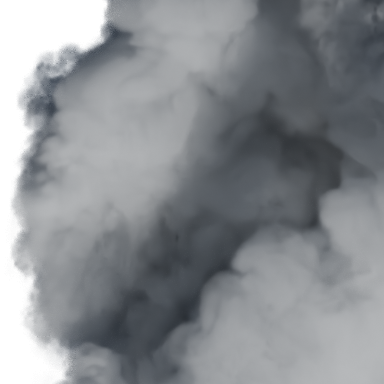
#> input picture verification/a-cloud-source-optics-20261012/cloud_08-d1-g0.35-crop.png, 384 x 384 px; its folder holds 2 pictures in this run
$ python light-diversity-metrics.py ../../verification/a-cloud-source-optics-20261012
#> lines starting #> are read from the running program, lines starting #| are printed output that depends on the picture; after the words box and inside, x2 and y2 are one past the last pixel; in counts of white or black regions, pixels touching at a corner belong together
"""Light diversity metrics per preview image (D-154): pool (>= +1.5 stops from the median), dark (<= -1 stop), lit blobs, sharp / soft edge share, 5-95 % stop range, median stops of the left / middle / right thirds and right − left (REF-002 zone B, D-155). Usage: python scripts/assets/light-diversity-metrics.py DIR [DIR…] → CSV."""
import sys, os, numpy as np
from PIL import Image
from scipy import ndimage as nd
def lum(p):
    a = np.asarray(Image.open(p).convert('RGB'), dtype=np.float64) / 255
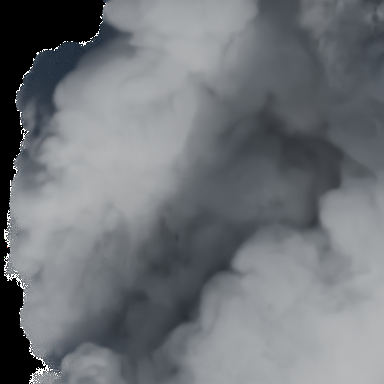
#> a: shape (384, 384, 3) float64; mean R, G, B 0.441, 0.456, 0.472
    a = np.where(a <= .04045, a / 12.92, ((a + .055) / 1.055) ** 2.4)
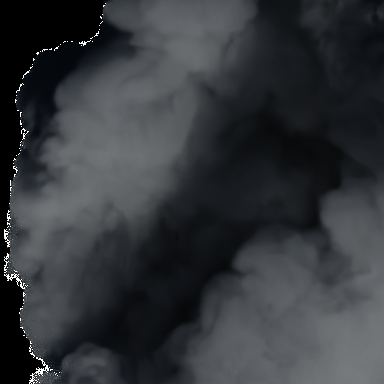
#> a: shape (384, 384, 3) float64; mean R, G, B 0.205, 0.216, 0.229
    return a @ [.2126, .7152, .0722]
print('dir,file,mean,pool%,dark%,blobs,sharp%,soft%,range95_5,left,mid,right,R-L')
for d in sys.argv[1:]:
    for f in sorted(os.listdir(d)):
        if not f.endswith('.png'): continue
        Y = lum(os.path.join(d, f)) + 1e-4; st = np.log2(Y / np.median(Y))
#> after `st = np.log2(Y / np.median(Y))`:
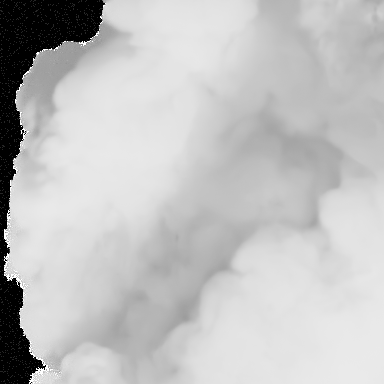
#> st: shape (384, 384) float64; min -10.89, max 2.4, mean -0.818; drawn with min black and max white
        pool = st >= 1.5; dark = st <= -1.0
#> after `pool = st >= 1.5`:
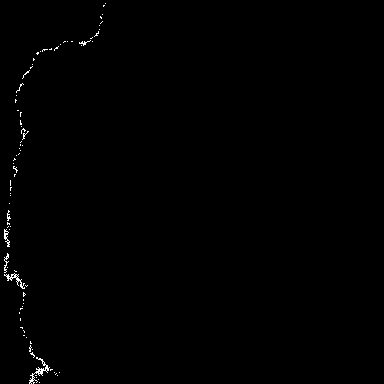
#> pool: shape (384, 384) bool; 0.42% white in thin lines or dots, all inside (x1, y1, x2, y2) = (4, 3, 106, 384)
#> after `dark = st <= -1.0`:
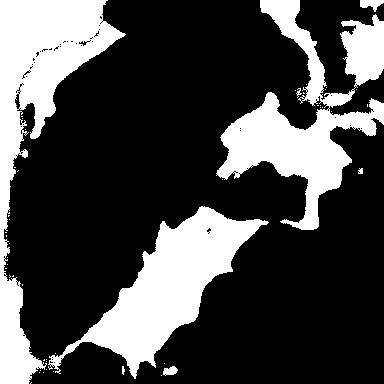
#> dark: shape (384, 384) bool; 27.7% white; 49 white regions (41 under 20 px), largest, box (x1, y1, x2, y2) and area: (0, 0, 126, 384) 14699, (216, 0, 384, 230) 13430, (48, 206, 269, 379) 12250
        lab, n = nd.label(nd.binary_opening(st >= 1.0, iterations=1)); sizes = nd.sum(np.ones_like(st), lab, range(1, n + 1)) if n else []
#> after `lab, n = nd.label(nd.binary_opening(st >= 1.0, iterations=1))`:
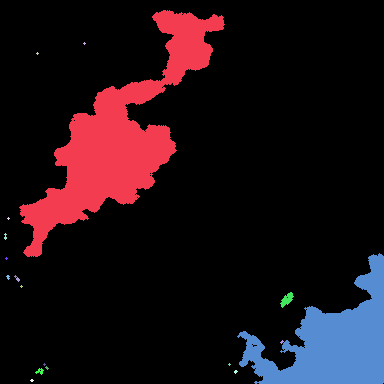
#> lab: shape (384, 384) int32; 20 distinct labels, from 0 to 19; one colour per label, 0 black
#> after `lab, n = nd.label(nd.binary_opening(st >= 1.0, iterations=1))`: n = 19
#> after `sizes = nd.sum(np.ones_like(st), lab, range(1, n + 1)) if n else []`: sizes = 19 values, max 14706 at index 0, min 5 at index 1, mean 1251.5
        blobs = int(sum(1 for s in sizes if s > st.size * .002))
#> blobs = 2
        g = np.hypot(*np.gradient(nd.gaussian_filter(st, 1)))          # stops per pixel
        edge = g > .08
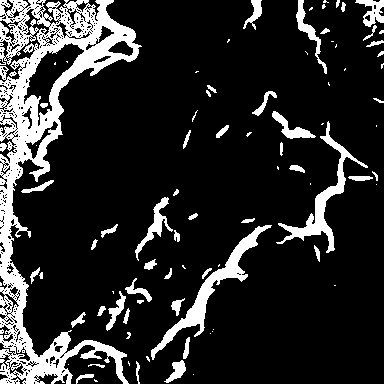
#> edge: shape (384, 384) bool; 16.1% white; 91 white regions (38 under 20 px), largest, box (x1, y1, x2, y2) and area: (0, 0, 142, 384) 14909, (151, 225, 272, 360) 2003, (276, 121, 368, 253) 1662
        sharp = (g > .5).sum() / st.size * 100; soft = ((g > .08) & (g <= .25)).sum() / st.size * 100
#> after `sharp = (g > 0.5).sum() / st.size * 100`: sharp = 1.61
#> after `soft = ((g > 0.08) & (g <= 0.25)).sum() / st.size * 100`: soft = 12.95
        p5, p95 = np.percentile(st, [5, 95])
#> p5 = -10.89; p95 = 1.17
        w = st.shape[1] // 3; L, M, R = (float(np.median(st[:, i * w:(i + 1) * w])) for i in range(3))   # D-155 zones: median stops per third
#> after `w = st.shape[1] // 3`: w = 128
#> after `L, M, R = (float(np.median(st[:, i * w:(i + 1) * w])) for i in range(3`: L = 0.103; M = 0.177; R = -0.464
        print(f'{os.path.basename(d)},{f[:-4]},{Y.mean():.3f},{pool.mean()*100:.1f},{dark.mean()*100:.1f},{blobs},{sharp:.1f},{soft:.1f},{p95-p5:.2f},{L:.2f},{M:.2f},{R:.2f},{R-L:.2f}')
#| a-cloud-source-optics-20261012,cloud_08-d1-g0.35-crop,0.215,0.4,27.7,2,1.6,13.0,12.06,0.10,0.18,-0.46,-0.57

$ run again, on verification/a-cloud-source-optics-20261012/cloud_08-d4-g0.35.png
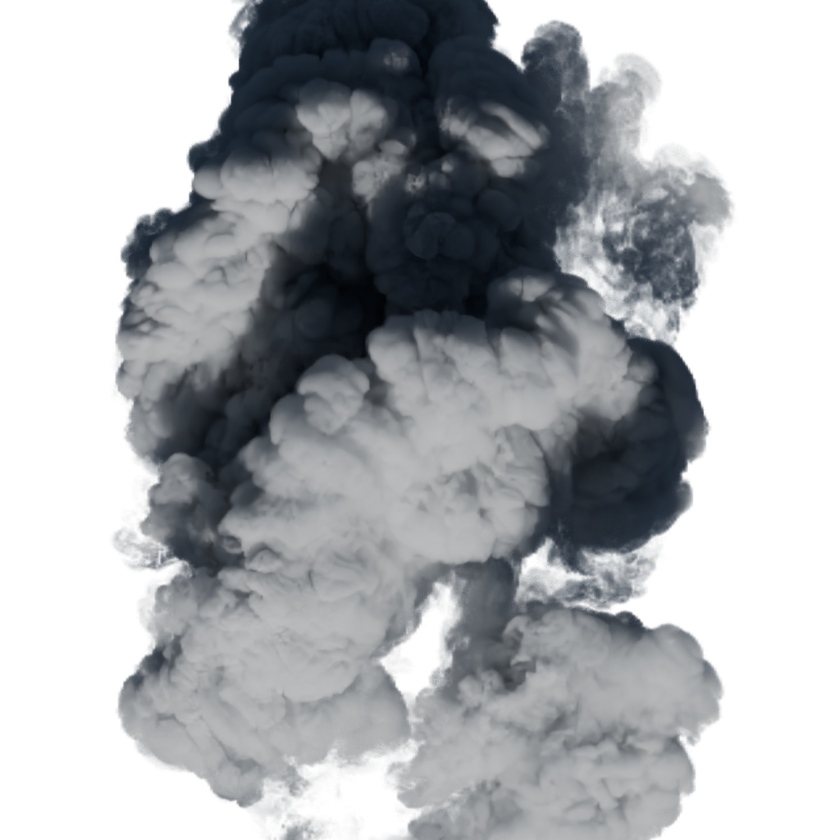
#> input picture verification/a-cloud-source-optics-20261012/cloud_08-d4-g0.35.png, 840 x 840 px, shrunk from 1024 x 1024 before the run
#> pool: shape (840, 840) bool; 38.8% white; 202 white regions (187 under 20 px), largest, box (x1, y1, x2, y2) and area: (109, 277, 726, 840) 214056, (110, 91, 408, 469) 38456, (587, 51, 738, 293) 14995
#> dark: shape (840, 840) bool; 42.5% white; 108 white regions (87 under 20 px), largest, box (x1, y1, x2, y2) and area: (488, 0, 840, 840) 134136, (0, 0, 261, 840) 131612, (272, 189, 534, 404) 18227
#> `lab, n = nd.label(nd.binary_opening(st >= 1.0, iterations=1))`:
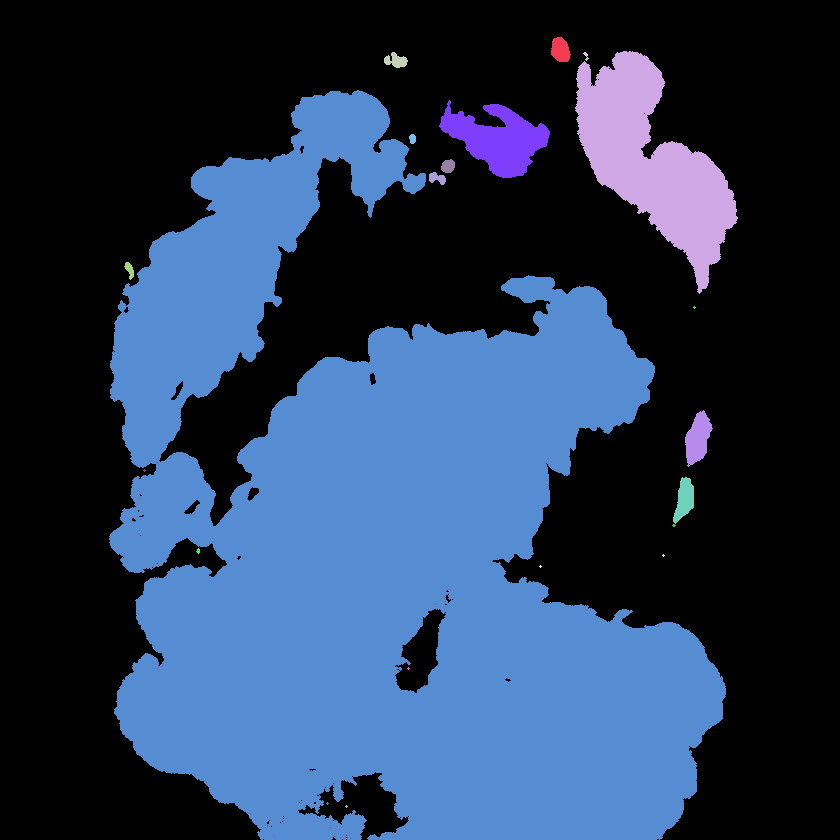
#> lab: shape (840, 840) int32; 23 distinct labels, from 0 to 22; one colour per label, 0 black
#> n = 22
#> sizes = 22 values, max 263828 at index 5, min 5 at index 11, mean 13121
#> blobs = 3
#> `edge = g > .08`:
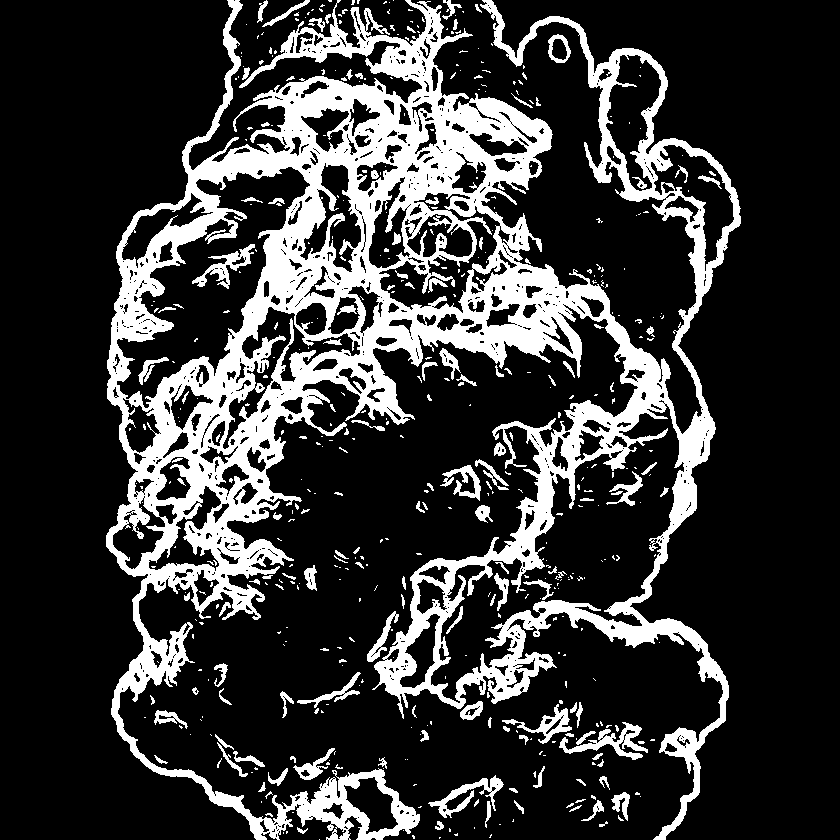
#> edge: shape (840, 840) bool; 21.6% white; 504 white regions (372 under 20 px), largest, box (x1, y1, x2, y2) and area: (106, 0, 741, 840) 136625, (559, 722, 648, 760) 1048, (428, 775, 504, 818) 868
#> sharp = 2.65
#> soft = 15.82
#> p5 = -7.88; p95 = 4.24
#> L = -7.88; M = 2.96; R = -7.88
#| a-cloud-source-optics-20261012,cloud_08-d4-g0.35,0.129,38.8,42.5,3,2.6,15.8,12.12,-7.88,2.96,-7.88,0.00
